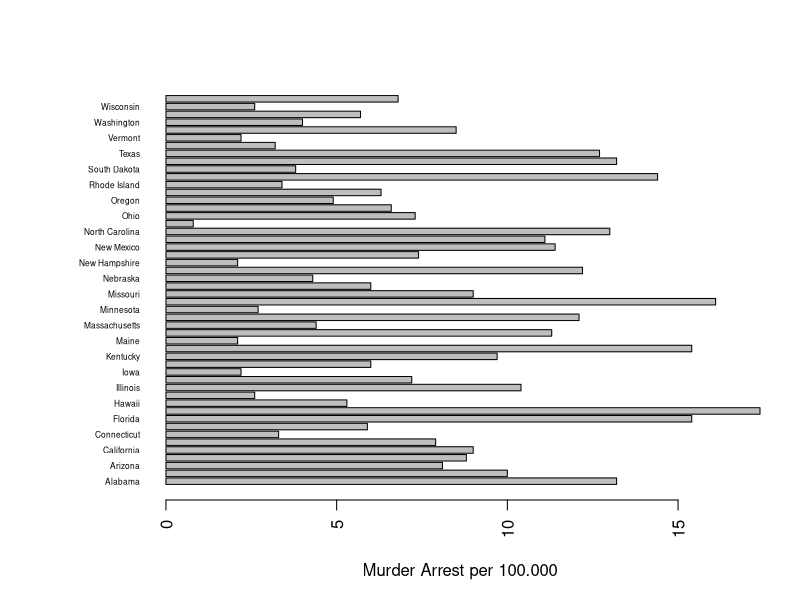
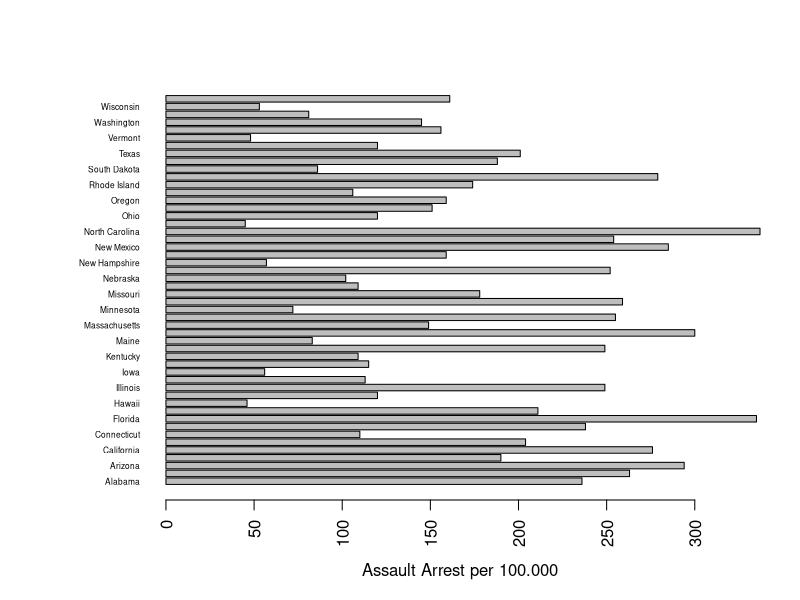
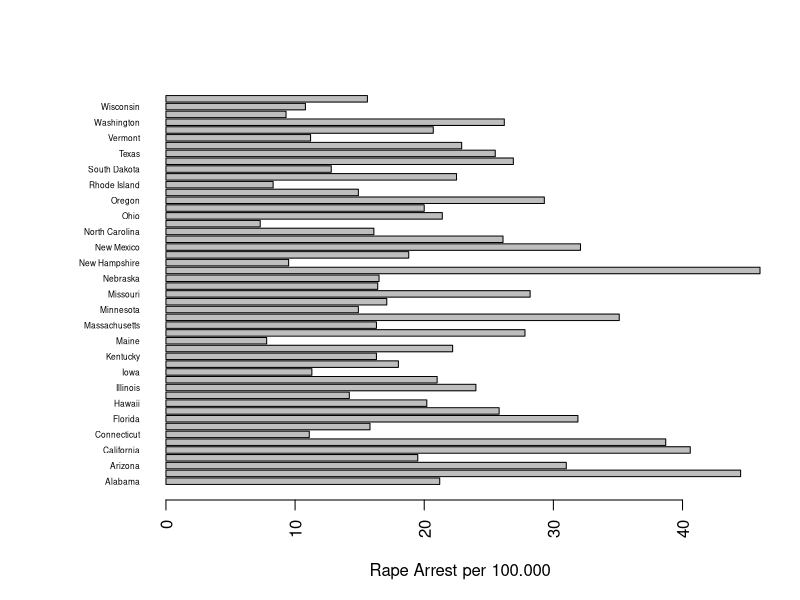
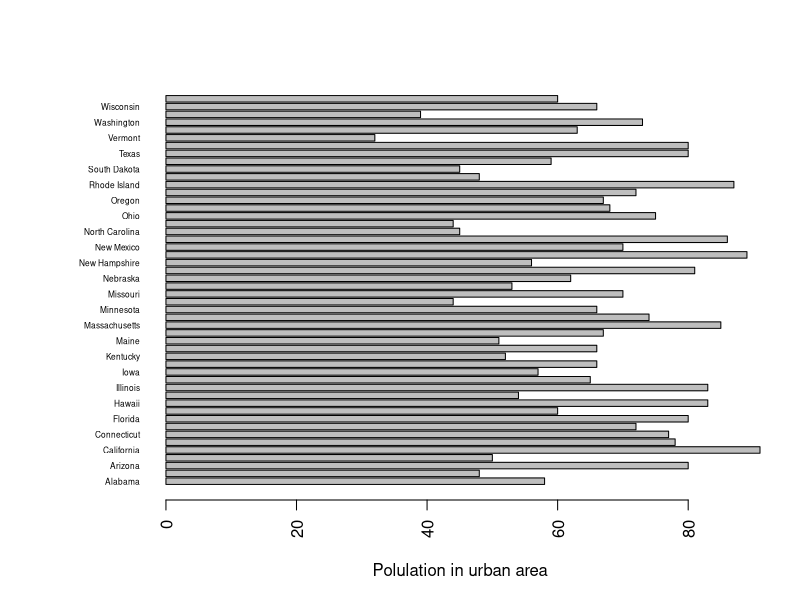
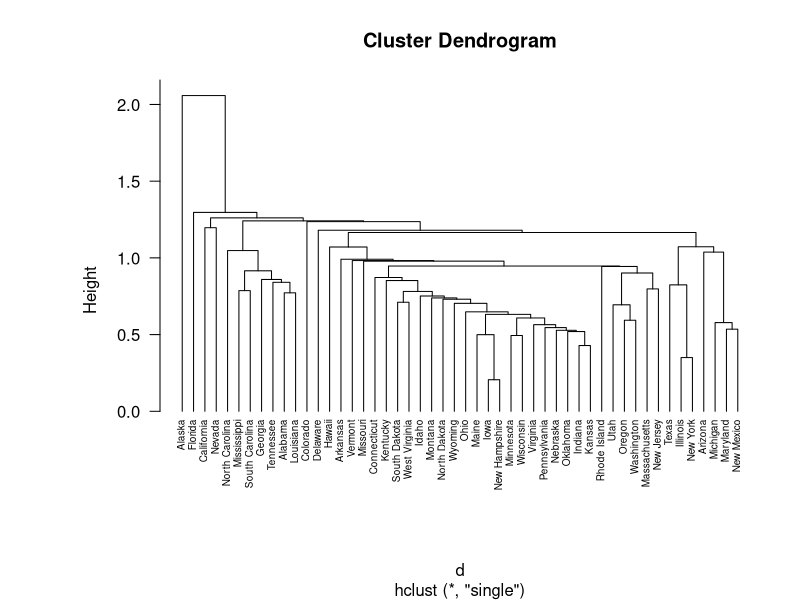
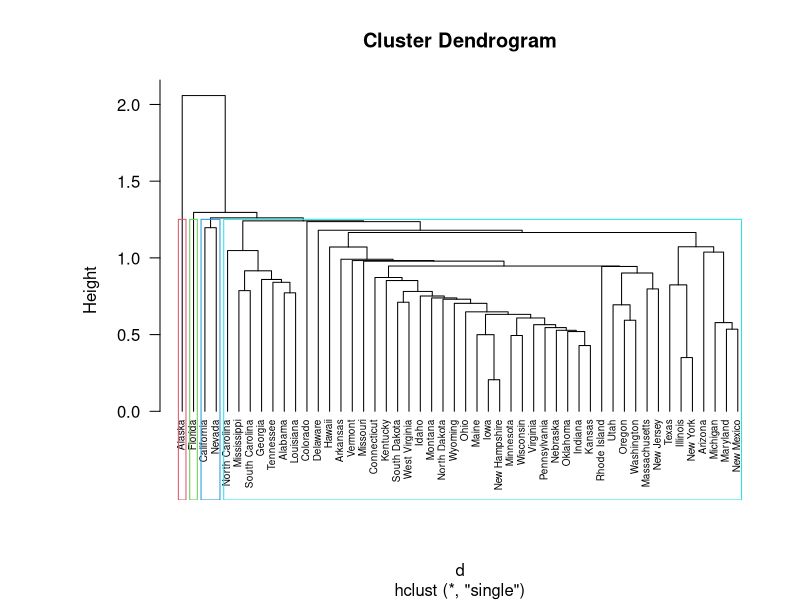
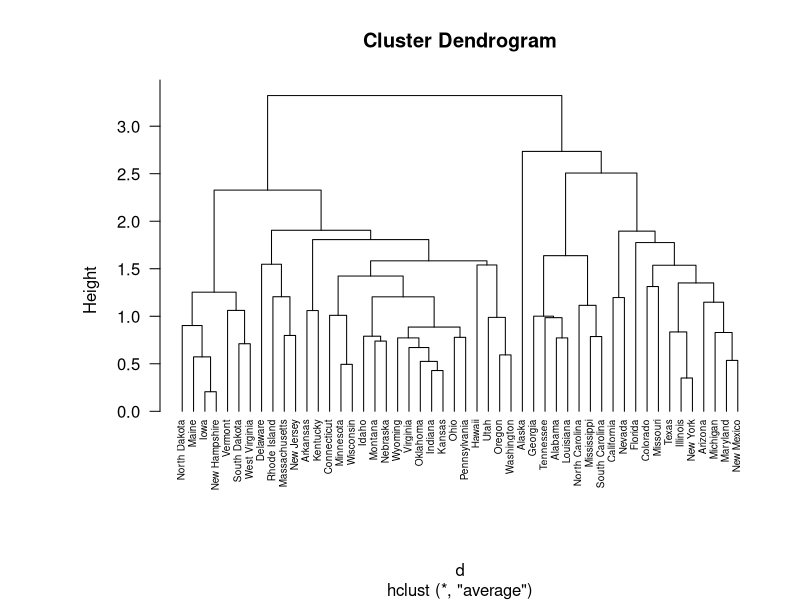
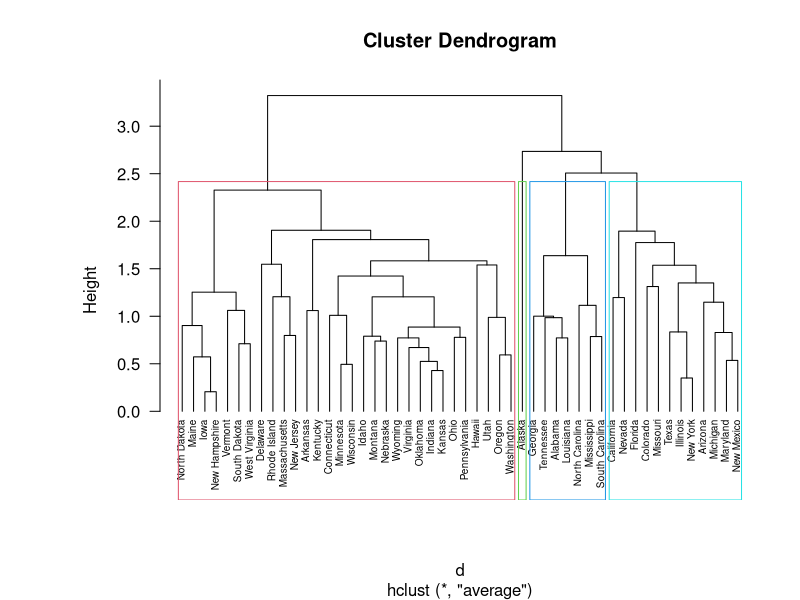

These figures' R source, in order:
## ---- chunk 1
library(datasets)
data("USArrests")
summary(USArrests)
## ---- chunk 2
df <- data.frame(States=rownames(USArrests), USArrests)
par(las=2)
par(mar=c(5,8,4,2))
## ---- chunk 3
barplot(df$Murder, names.arg = df$States, horiz = TRUE, cex.names = 0.5, xlab = "Murder Arrest per 100.000")
barplot(df$Assault, names.arg = df$States, horiz = TRUE, cex.names = 0.5, xlab = "Assault Arrest per 100.000")
barplot(df$Rape, names.arg = df$States, horiz = TRUE, cex.names = 0.5, xlab = "Rape Arrest per 100.000")
barplot(df$UrbanPop, names.arg = df$States, horiz = TRUE, cex.names = 0.5, xlab = "Polulation in urban area")
## ---- chunk 4
df <- data.frame(States=rownames(USArrests), USArrests)
par(las=2)
par(mar=c(5,8,4,2))
df <- scale(df[, 2:5])
d <- dist(df, method = "euclidean")
clusters <- hclust(d, method = "single")
plot(clusters, cex = 0.6, hang = -1)
## ---- chunk 5
plot(clusters, cex = 0.6, hang = -1)
rect.hclust(clusters, k = 4, border = 2:5)
## ---- chunk 6
df <- data.frame(States=rownames(USArrests), USArrests)
par(las=2)
par(mar=c(5,8,4,2))
df <- scale(df[, 2:5])
d <- dist(df, method = "euclidean")
clusters <- hclust(d, method = "average")
plot(clusters, cex = 0.6, hang = -1)
## ---- chunk 7
plot(clusters, cex = 0.6, hang = -1)
rect.hclust(clusters, k = 4, border = 2:5)
